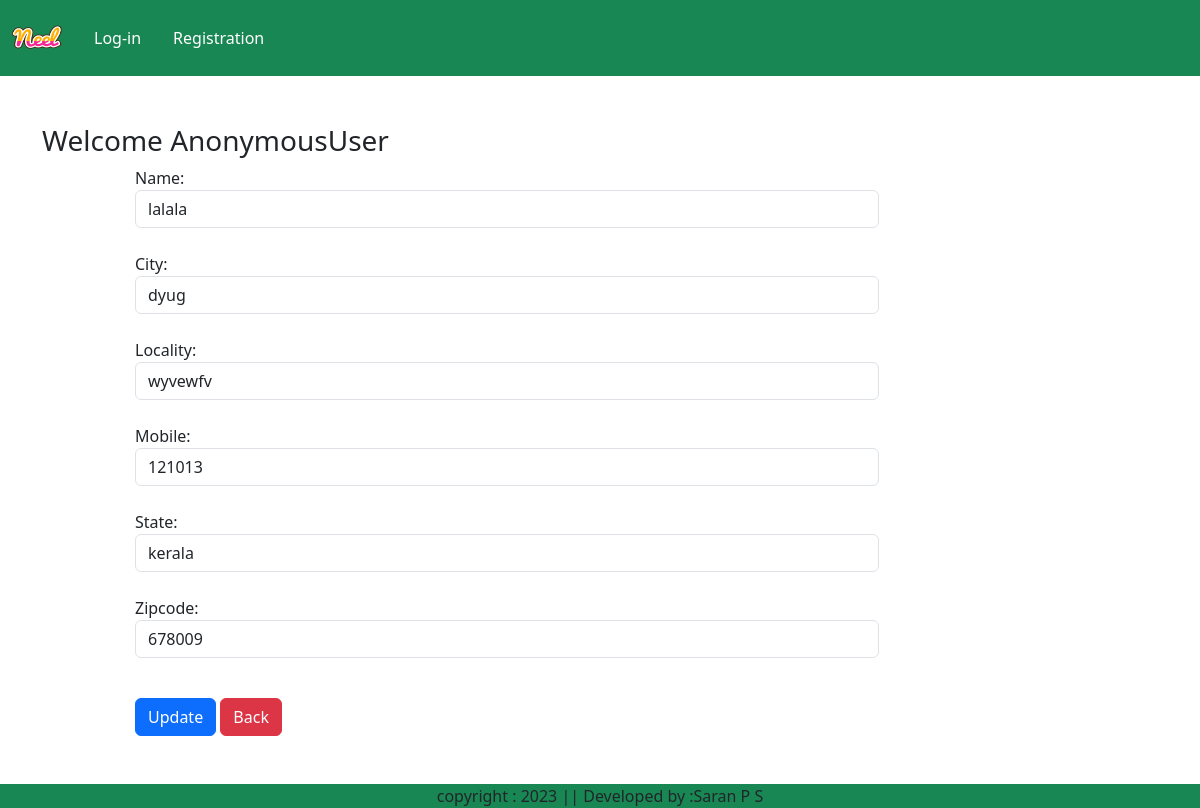
Screenshot of /updateAddress/1 with the database file from the repository.
### app/models.py (models this page shows, shortened)
class Customer(models.Model):
    user=models.ForeignKey(User,on_delete=models.CASCADE)
    name=models.CharField(max_length=200)
    locality=models.CharField(max_length=200)
    city=models.CharField(max_length=50)
    mobile=models.IntegerField(default=0)
    zipcode=models.IntegerField()
    state=models.CharField(choices=STATE_CHOICES,max_length=100)

### app/views.py (the view, shortened to what this page needs)
# urls.py: path('updateAddress/<int:pk>',views.updateAddress.as_view(),name='updateAddress'),
class updateAddress(View):
    def get(self,request,pk):
        add=Customer.objects.get(pk=pk)
        form=CustomerProfileForm(instance=add)
        return render(request,'app/updateAddress.html',locals())

### app/forms.py
class CustomerProfileForm(forms.ModelForm):
    class Meta:
        model=Customer
        fields=['name','city','locality','mobile','state','zipcode']
        widgets={
            'name':forms.TextInput(attrs={'class':'form-control'}),
            'locality':forms.TextInput(attrs={'class':'form-control'}),
            'city':forms.TextInput(attrs={'class':'form-control'}),
            'mobile':forms.NumberInput(attrs={'class':'form-control'}),
            "state":forms.Select(attrs={'class':'form-control'}),
            'zipcode':forms.NumberInput(attrs={'class':'form-control'}),
        }

### app/templates/app/updateAddress.html (shortened to what this page needs)
{% extends 'app/base.html' %}
{% load static  %}
{% block main-content %}
<div class='container my-5'>
    <div class='row'>
        <h3>Welcome <span class='text-capitalize'>{{request.user}}</span></h3>
    </div>
    <div class='col-sm-8 offset-sm-1'>
        <form action='' method='post'>
            {% for fm in form %}
                {{fm.label_tag}}{{fm}} <small class='text-danger'>{{fm.errors|striptags}}</small><br>
            {% endfor %}
            <div class='col-12 mt-3'>
                <button type='submit' class='btn btn-primary'>Update</button>
                <a href={% url 'address' %} type='button' class='btn btn-danger'>Back</a>
            </div>
        </form>
    </div>
</div>
{% endblock main-content %}

### rows the page displays
Customer: form "lalala" "dyug" "wyvewfv" "121013" "kerala" "678009"

### other values shown
{{ request.user }} "AnonymousUser"
{{ fm.label_tag }} "Name:" "City:" "Locality:" "Mobile:" "State:" "Zipcode:"
